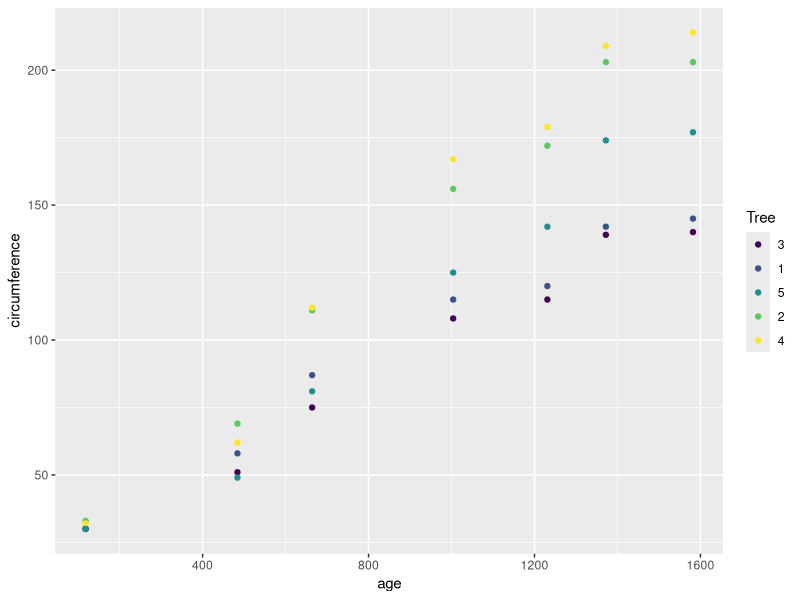

This figure's R source:
## ---- chunk 1
library("ggplot2") # кузявые графики
## ---- chunk 2
data()
## ---- chunk 3
h<-Orange
summary(h) # описательные статистики
## ---- chunk 4
head(h)
## ---- chunk 5
str(h)
## ---- chunk 6
qplot(x=age,y=circumference,data=h,color=Tree)
## ---- chunk 7
model <- lm(circumference~age,data=h) # оцениваем модель
report <-summary(model) # создаём отчет по модели
report # выводим отчет на экран
## ---- chunk 8
vcov(model)
## ---- chunk 9
report$r.squared
## ---- chunk 10
report$adj.r.squared
## ---- chunk 11
model$coefficients
## ---- chunk 12
confint(model,level=0.90)
## ---- chunk 13
new.data<-data.frame(age=c(100,200,300))
predict(model,new.data,interval="confidence")
## ---- chunk 14
predict(model,new.data,interval="prediction")
